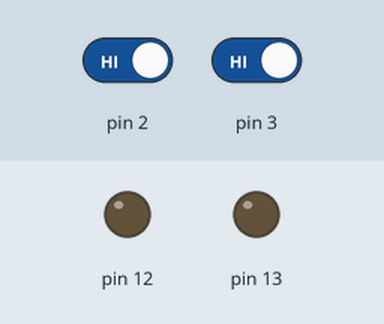
This sketch was run on a simulated Arduino Uno, built with avr-gcc and run on an emulated ATmega328P. Shown: output pins drawn as LEDs (lit = HIGH). Inputs (shaded band) come from the test bench; at power-on: pin 2 HIGH, pin 3 HIGH. What the sketch prints to the serial monitor is not drawn.

Above: at 1.3 s.
1.4 s: pin 2 driven LOW
At 2.6 s:
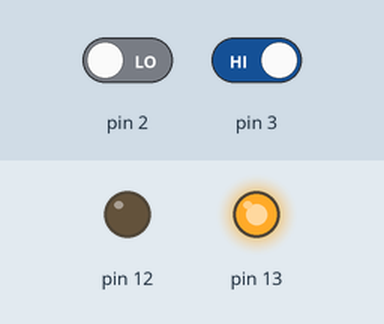
3.5 s: pin 2 driven HIGH and pin 3 driven LOW
6.5 s: pin 3 driven HIGH
At 8.6 s:
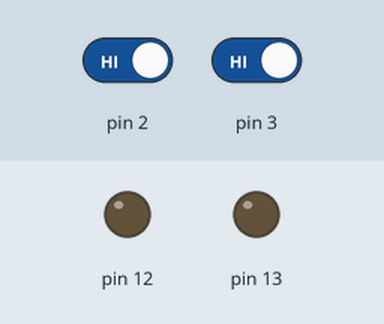
8.9 s: pin 3 driven LOW
At 9.9 s:
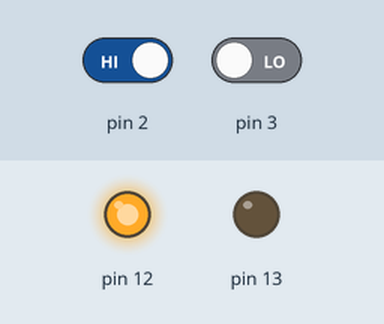
10.7 s: pin 2 driven LOW and pin 3 driven HIGH
13.7 s: pin 3 driven LOW
At 16.2 s:
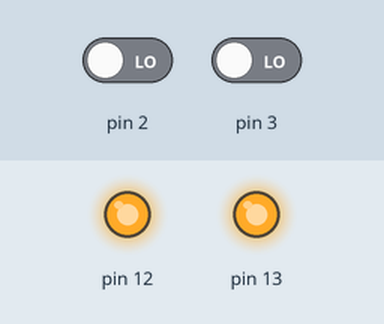
Timing chart, 0 to 17.7 s (numbered marks = the images above; inputs shaded):
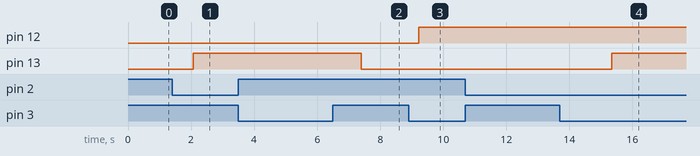

The sketch:

HowManyPeoplesComingInRow.ino
```cpp
int buttonState = 0;
int infraState = 0;
int count=0;
int value=0;
int row1=0;
int row2=0;
int row1C=0;
int row2C=0;


void setup() {
  pinMode(13, OUTPUT);
  pinMode(2, INPUT);
  pinMode(12, OUTPUT);
  pinMode(3, INPUT);
  Serial.begin(9600);
}

void loop() {
  buttonState = digitalRead(2);
  infraState = digitalRead(3);
  if (buttonState == LOW) {
     if((row1%2==1)&&(row1!=0)){
     digitalWrite(13, HIGH);
     count=count+1;
     row1C=row1C+1;
     value=value+1;
     row1=row1+1;
     Serial.print("จำนวนคนในช่องที่ 1 = ");
     Serial.println(row1C);
     Serial.print("ยอดเงินในช่องที่ 1    = ");
     Serial.println(row1);
     Serial.print("จำนวนคนในช่องที่ 2 = ");
     Serial.println(row2C);
     Serial.print("ยอดเงินในช่องที่ 2    = ");
     Serial.println(row2);
     Serial.print("ยอดคนใช้บริการทั้งหมด = ");
     Serial.println(count);
     Serial.print("ยอดเงินที่ได้รับทั้งหมด  = ");
     Serial.println(value);
     Serial.println("\n");
     delay (5000);
  }else{
     value=value+1;
     row1=row1+1;
     Serial.print("จำนวนคนในช่องที่ 1 = ");
     Serial.println(row1C);
     Serial.print("ยอดเงินในช่องที่ 1    = ");
     Serial.println(row1);
     Serial.print("จำนวนคนในช่องที่ 2 = ");
     Serial.println(row2C);
     Serial.print("ยอดเงินในช่องที่ 2    = ");
     Serial.println(row2);
     Serial.print("ยอดคนใช้บริการทั้งหมด = ");
     Serial.println(count);
     Serial.print("ยอดเงินที่ได้รับทั้งหมด  = ");
     Serial.println(value);
     Serial.println("\n");
    }
  }if (infraState == LOW) {
  if((row2%2==1)&&(row2!=0)){
     digitalWrite(12, HIGH);
     count=count+1;
     row2C=row2C+1;
     value=value+1;
     row2=row2+1;
     Serial.print("จำนวนคนในช่องที่ 1 = ");
     Serial.println(row1C);
     Serial.print("ยอดเงินในช่องที่ 1    = ");
     Serial.println(row1);
     Serial.print("จำนวนคนในช่องที่ 2 = ");
     Serial.println(row2C);
     Serial.print("ยอดเงินในช่องที่ 2    = ");
     Serial.println(row2);
     Serial.print("ยอดคนใช้บริการทั้งหมด = ");
     Serial.println(count);
     Serial.print("ยอดเงินที่ได้รับทั้งหมด  = ");
     Serial.println(value);
     Serial.println("\n");
     delay (5000);
  }else{
     value=value+1;
     row2=row2+1;
     Serial.print("จำนวนคนในช่องที่ 1 = ");
     Serial.println(row1C);
     Serial.print("ยอดเงินในช่องที่ 1    = ");
     Serial.println(row1);
     Serial.print("จำนวนคนในช่องที่ 2 = ");
     Serial.println(row2C);
     Serial.print("ยอดเงินในช่องที่ 2    = ");
     Serial.println(row2);
     Serial.print("ยอดคนใช้บริการทั้งหมด = ");
     Serial.println(count);
     Serial.print("ยอดเงินที่ได้รับทั้งหมด  = ");
     Serial.println(value);
     Serial.println("\n");
    }
  }else{
     digitalWrite(13,LOW);
     digitalWrite(12,LOW);
     delay(250);
  }
}
```

Measured:
- after the input at 1.4 s, pin 13: LOW → HIGH after 0.68 s
- after the input at 3.5 s, every drawn part: stays the same
- after the input at 6.5 s, pin 12: stays LOW (without the input it goes to HIGH after 1.5 s)
- after the input at 8.9 s, pin 12: LOW → HIGH after 0.33 s
- after the input at 10.7 s, every drawn part: stays the same
- after the input at 13.7 s, pin 12: stays HIGH (without the input it goes to LOW after 1.2 s)
